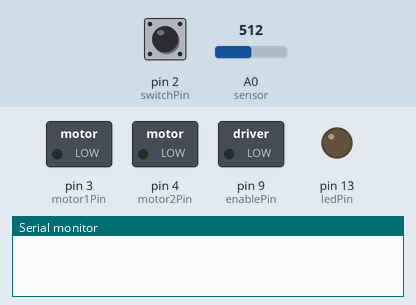
Simulated run of this sketch. Board: Arduino Uno, built with avr-gcc and run on an emulated ATmega328P. Parts: switched loads named in the sketch (green lamp = pin HIGH), output pins drawn as LEDs (lit = HIGH), the last lines printed to the serial monitor. Dashed ring = blinking. The inputs (shaded band) are chosen by the test bench; at power-on: pin 2 (switchPin) LOW, A0 (sensor) = 512.

Above: at 1.2 s.
1.3 s: pin 2 (switchPin) pulled HIGH for 1 s
At 1.62 s:
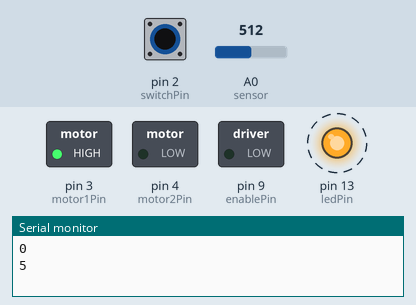
3.8 s: pin 2 (switchPin) pulled HIGH for 0.3 s
At 5.2 s:
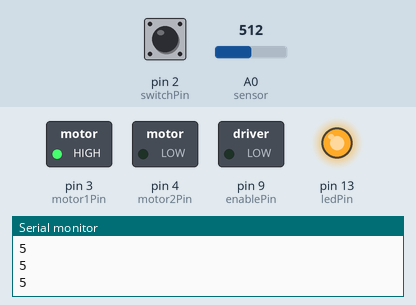
5.6 s: A0 (sensor) set to 252
7.2 s: A0 (sensor) set to 234
At 8.0 s:
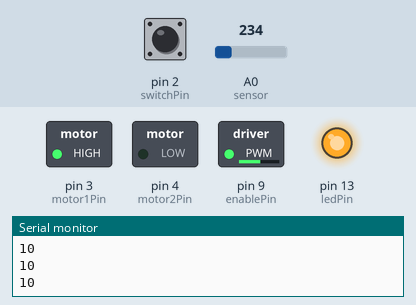
9.0 s: A0 (sensor) set to 134
10.5 s: A0 (sensor) set to 121
At 11.2 s:
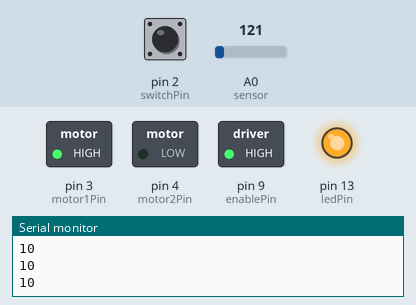
Timing chart, 0 to 13.2 s (numbered marks = the images above; inputs shaded):
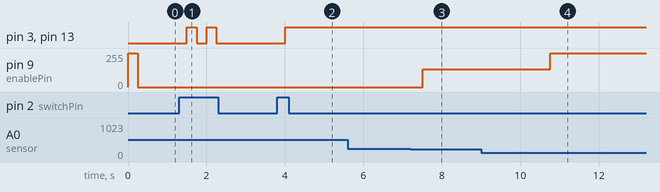

Measured:
- the behaviour switches between 243 and 242 on A0 (sensor) (found by bisection; images 2 and 3)
- the behaviour switches between 127 and 126 on A0 (sensor) (found by bisection; images 3 and 4)
- after the input at 1.3 s, pin 3 (motor1Pin), pin 13 (ledPin): alternates HIGH for 0.25 s and LOW for 0.25 s, 4 changes in all, then stays LOW, starting after 0.20 s
- after the input at 3.8 s, pin 3 (motor1Pin), pin 13 (ledPin): LOW → HIGH after 0.20 s
- after the input at 7.2 s, pin 9 (enablePin): 0/255 → 135/255 after 0.31 s
- after the input at 9.0 s, every drawn part: stays the same
- after the input at 10.5 s, pin 9 (enablePin): 135/255 → 255/255 after 0.26 s

The sketch:

SlowMotor.ino
```cpp
// This is for the motor

const int switchPin = 2;    // Switch input
const int ledPin = 13;      // LED light
const int motor1Pin = 3;    // H-bridge leg 1 (pin 2, 1A)
const int motor2Pin = 4;    // H-bridge leg 2 (pin 7, 2A)
const int enablePin = 9;    // H-bridge enable pin
int on = false;
// This is for the sensor

#define sensor A0 // Sharp IR GP2Y0A41SK0F (4-30cm, analog)


void setup() {
  // In the setup(), set all the pins for the H-bridge
  // as outputs, and the pin for the switch as an input.
  // The set the enable pin high so the H-bridge can
  // turn the motor on.

  // set all the other pins you're using as outputs:
  pinMode(motor1Pin, OUTPUT);
  pinMode(motor2Pin, OUTPUT);
  pinMode(enablePin, OUTPUT);
  pinMode(switchPin, INPUT);
  pinMode(ledPin, OUTPUT);

  // set enablePin high so that motor can turn on:
  digitalWrite(enablePin, HIGH);

  Serial.begin(9600); // start the serial port
}

void loop() {

  // 5v
  float volts = analogRead(sensor)*0.0048828125;  // value from sensor * (5/1024)
  int distance = 13*pow(volts, -1); // worked out from datasheet graph
  delay(250); // slow down serial port

  int switchInput = digitalRead(switchPin);

  if (switchInput == HIGH) {
    Serial.println(on);   // print the distance
    on = !on;
  }

  if (on) {
    digitalWrite(motor1Pin, HIGH);   // set leg 1 of the H-bridge low
    digitalWrite(motor2Pin, LOW);  // set leg 2 of the H-bridge high

    digitalWrite(ledPin, HIGH);
    if (distance <= 10){
      Serial.println(distance);   // print the distance
      analogWrite(enablePin, 0); // Run in half speed
    } else if (distance <= 20 ) {
      analogWrite(enablePin, 135); // Run in half speed
    } else {
      analogWrite(enablePin, 255); // Run in full speed
    }
  } else {
      digitalWrite(ledPin, LOW);
      digitalWrite(motor1Pin, LOW);   // set leg 1 of the H-bridge low
      digitalWrite(motor2Pin, LOW);  // set leg 2 of the H-bridge high
      analogWrite(enablePin, 0); // Run in full speed
  }
}
```
